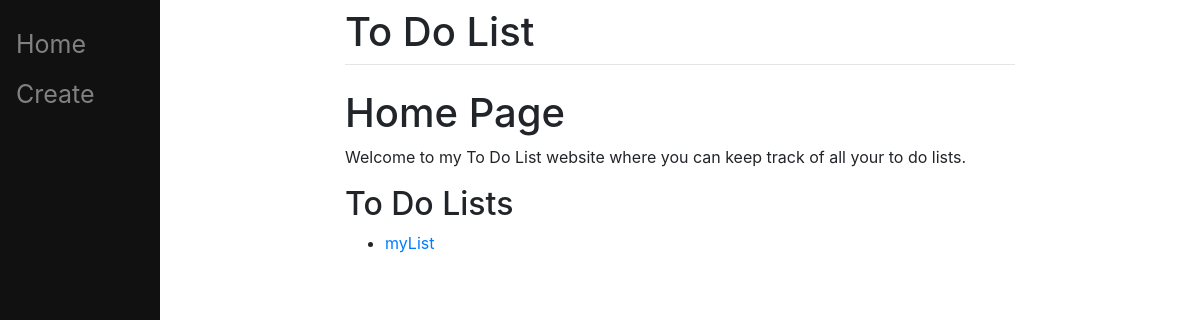
Before: / with the older database file.
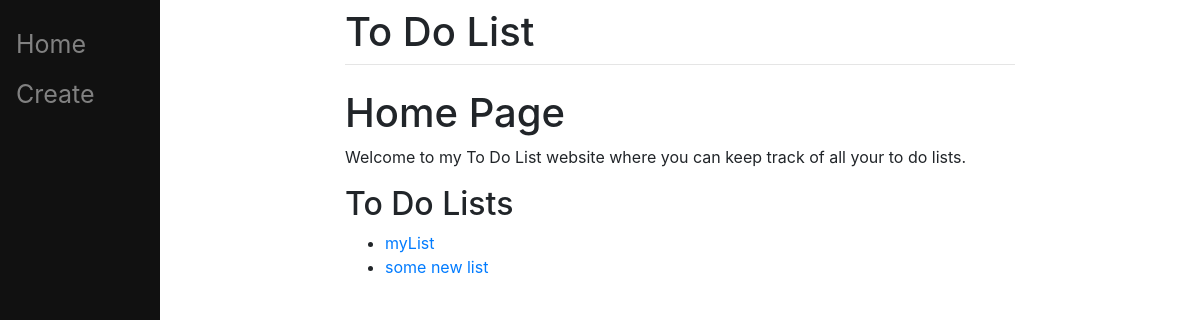
After: the same page with the newer database file.
### main/models.py (models this page shows, shortened)
class ToDoList(models.Model):
	name = models.CharField(max_length=200)

### main/views.py (the view)
# urls.py: path("",         views.home,   name="home"),
def home(response):
	toDoLists = ToDoList.objects.all()
	return render(response, "main/home.html", {"toDoLists": toDoLists})

### main/templates/main/home.html (shortened to what this page needs)
{% extends "main/base.html" %}
{% block content %}
<h1>Home Page</h1>
<div class="">
	<p>Welcome to my To Do List website where you can keep track of all your to do lists.</p>
</div>
<form action="#">
	<h2>To Do Lists</h2>
		<ul>
			{% for toDoList in toDoLists %}
				<li>
					<a href="/{{ toDoList.id }}">{{toDoList.name}}</a>
				</li>
			{% endfor %}
		</ul>
</form>
{% endblock %}

### main/templates/main/base.html (shortened to what this page needs)
<!DOCTYPE html>
<html>
	<head>
		<link rel="stylesheet" href="https://cdn.jsdelivr.net/npm/bootstrap@4.3.1/dist/css/bootstrap.min.css">
	</head>
	<body>
		<div class="sidenav">
			<a href="/">Home</a>
			<a href="/create">Create</a>
		</div>
		<div id="content" name="content" class="main">
			<div class="row justify-content-center">
				<div class="col-8">
					<h1 class="mt-2">To Do List</h1>
					<hr class="mt-0 mb-4">
					{% block content %}
					{% endblock %}
				</div>
			</div>
		</div>
	</body>
</html>

### main/templates/main/base.html (style rules this page uses)
.sidenav { height: 100%; width: 160px; position: fixed; z-index: 1; top: 0; left: 0; background-color: #111; overflow-x: :hidden; padding-top: 20px; }
.sidenav a { padding: 6px 8px 6px 16px; text-decoration: none; font-size: 25px; color: #818181; display: block; }
.main { margin-left: 160px; padding: 0px 10px; }

Changed rows visible on the page:
added ToDoList: name "some new list"
